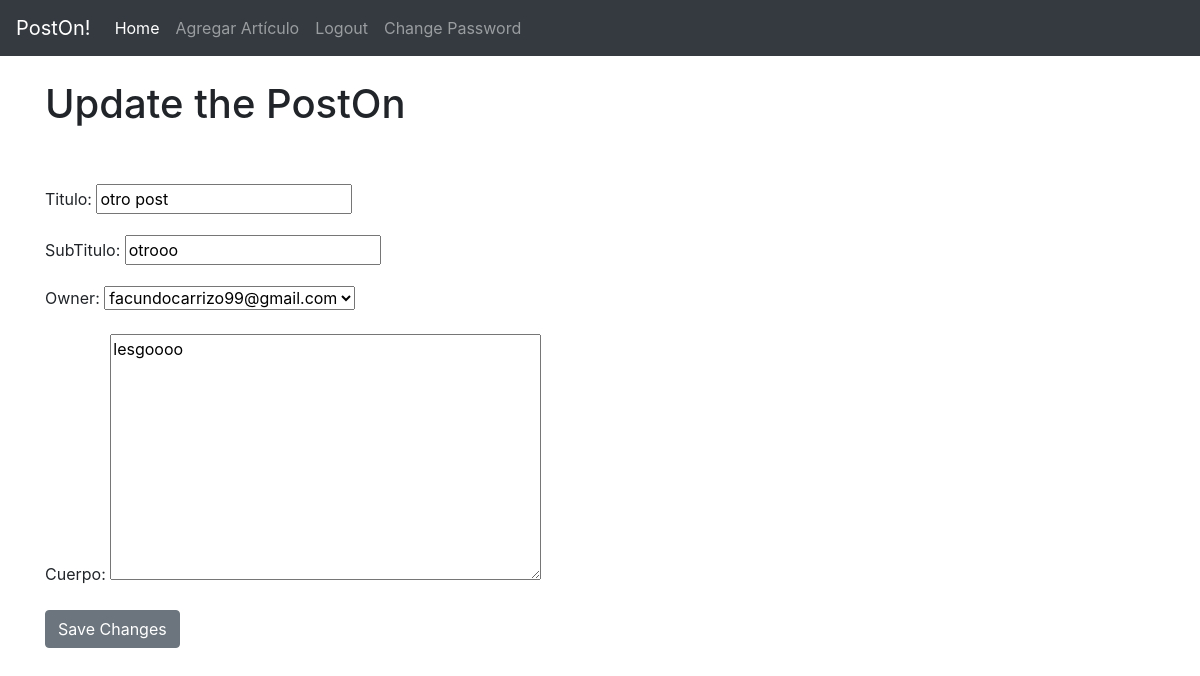
/post/edit/2 (signed in), run on the app's committed database.
### PostsApp/models.py (models this page shows, shortened)
class Post(models.Model):
    titulo = models.CharField(max_length=128)
    subTitulo = models.CharField(max_length=256)
    owner = models.ForeignKey(User, on_delete=models.CASCADE)
    cuerpo = models.TextField()
    postDate = models.DateTimeField(auto_now_add=True)

### PostsApp/views.py (the view, shortened to what this page needs)
class UpdatePost(UpdateView):
    model = Post
    form_class = PostEditForm
    template_name = 'PostViews/postUpdate.html'
    def get_context_data(self, *args, **kwargs):
        context = super(UpdatePost, self).get_context_data(*args, **kwargs)
        return context

### PostsApp/forms.py
class PostEditForm(forms.ModelForm):
    class Meta:
        model = Post
        fields = '__all__'
        widgets = {
            'titulo': forms.TextInput(attrs={'class': 'form_class-control', 'placeholder': 'Title for this post'}),
            'subTitulo': forms.TextInput(attrs={'class': 'form_class-control'}),
            'cuerpo': forms.Textarea(attrs={'class': 'form_class-control'}),
        }

### templates/PostViews/postUpdate.html (shortened to what this page needs)
{% extends 'PostViews/base.html' %}
{% block contenido_cambia %}
    {% if user.is_authenticated %}
        {% if user.id == post.owner.id %}
            <h1>Update the PostOn</h1>
            <br><br/>
            <div class="form-group">
                <form method="POST">
                    {{ form.as_p }}
                    <button class="btn btn-secondary">Save Changes</button>
                </form>
            </div>
        {% else %}
            <h3>Please LogIn to update this Post</h3>
        {% endif %}
    {% endif %}
{% endblock %}

### data on the page
Post: titulo "otro post", subTitulo "otrooo", owner "facundocarrizo99@gmail.com", cuerpo "lesgoooo"
